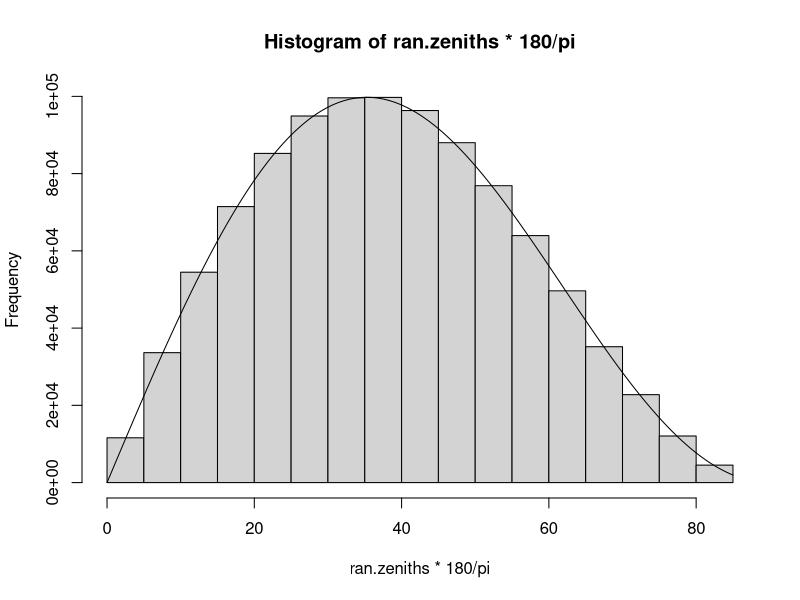
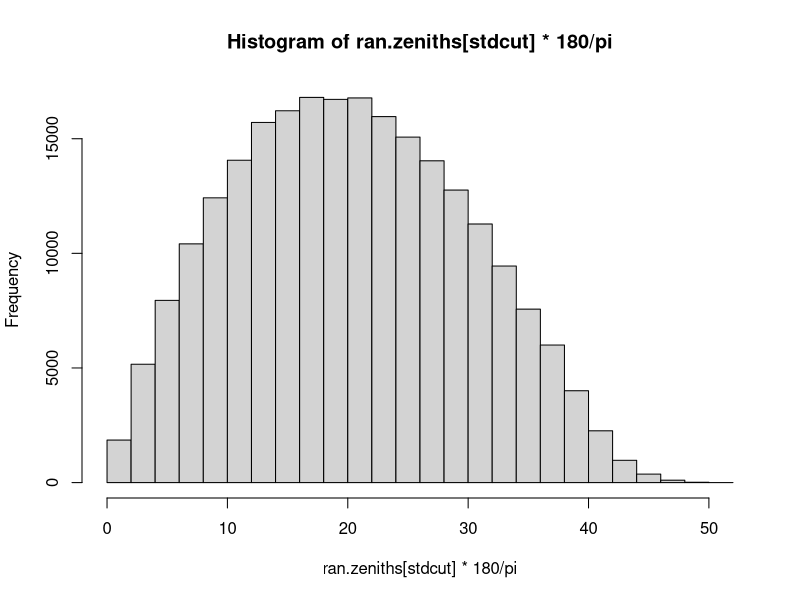
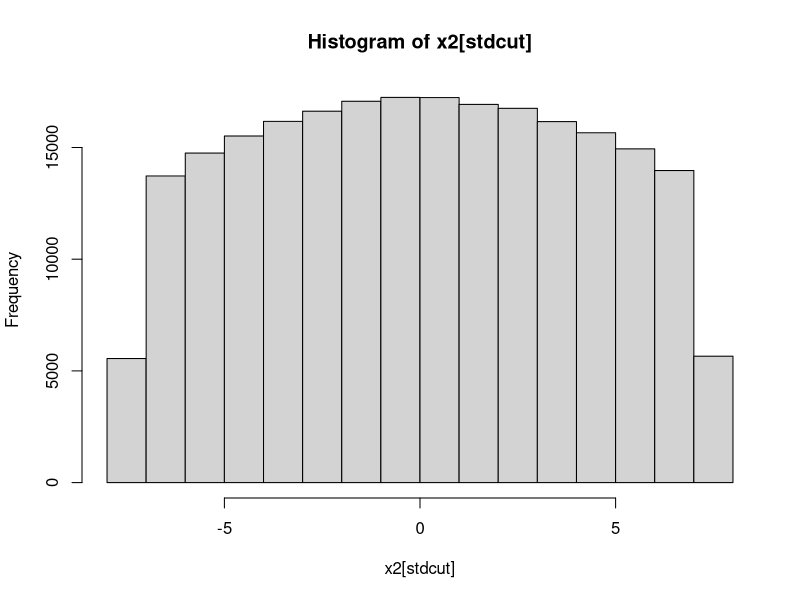
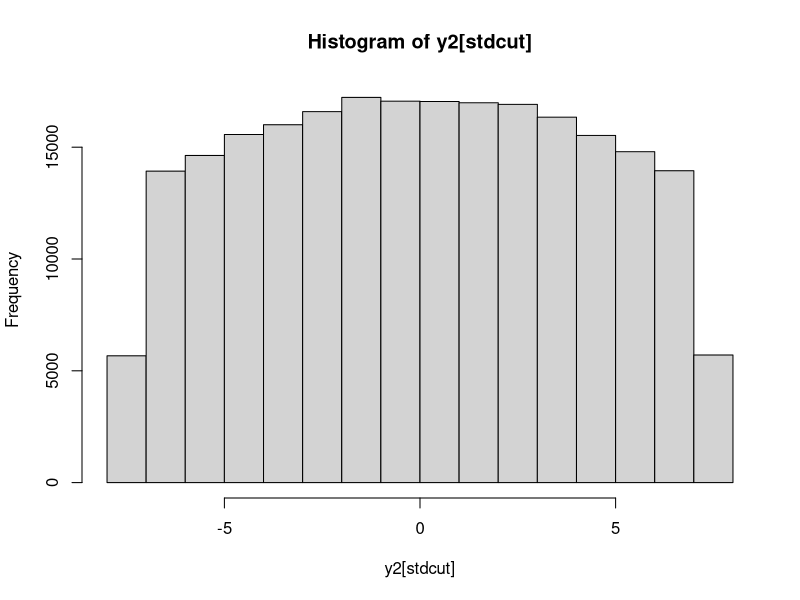

These figures' R source, in order:
# Simple MC
# Initialize R

setwd( "/Users/ifft/Desktop/Muography/PETsys Analysis" )

rm( list = ls() )

number.muons <- 1000000
L.detector <- 14.85 # in cm
L.start <- L.detector # in cm
exposure.time <- number.muons / L.start^2 / 0.01099556
z1 <- 0
z2 <- 2 * 1.7 + 10 + 2 * 1.7

# z1 <- 0
# z2 <- 0.1

zenith <- seq( from = 0, to = 85, by = 0.1 ) * pi / 180 # 90 degrees produces a warning
this.sum <- cumsum( cos( zenith )^2 * sin( zenith ) )
ran.sum <- runif( number.muons, min = 0, max = max( this.sum ) )
ran.zeniths <- approx( this.sum, zenith, ran.sum )$y
hist( ran.zeniths * 180 / pi )
h <- hist( ran.zeniths * 180 / pi, plot = FALSE )
lines( zenith * 180 / pi, cos( zenith )^2 * sin( zenith ) * max( h$counts )  / ( cos( 0.606 )^2 * sin( 0.606 ) ) )

ran.azimuths <- runif( number.muons, min = 0, max = 2 * pi )

ran.x <- runif( number.muons, min = -L.start / 2, max = L.start / 2 )
ran.y <- runif( number.muons, min = -L.start / 2, max = L.start / 2 )
#plot( ran.x, ran.y )

x1 <- ran.x + z1 * tan( ran.zeniths ) * cos( ran.azimuths )
y1 <- ran.y + z1 * tan( ran.zeniths ) * sin( ran.azimuths )

x2 <- ran.x + z2 * tan( ran.zeniths ) * cos( ran.azimuths )
y2 <- ran.y + z2 * tan( ran.zeniths ) * sin( ran.azimuths )

stdcut <- x1 >= -L.detector / 2 & x1 <= L.detector / 2
stdcut <- stdcut & y1 >= -L.detector / 2 & y1 <= L.detector / 2
stdcut <- stdcut & x2 >= -L.detector / 2 & x2 <= L.detector / 2
stdcut <- stdcut & y2 >= -L.detector / 2 & y2 <= L.detector / 2

length( ran.zeniths[stdcut] )
exposure.time
mc.rate <- length( ran.zeniths[stdcut] ) / exposure.time
mc.rate
sqrt( length( ran.zeniths[stdcut] ) ) / exposure.time
hist( ran.zeniths[stdcut] * 180 / pi )

integral.rate <- 0.01099556 * L.detector^2 # for no gap
integral.rate
integral.rate <- 0.0003357554 # for 1000 cm gap
integral.rate
integral.rate <- ( 70 / 100^2 ) * ( L.detector^2 / (z2 - z1)^2 ) * L.detector^2
integral.rate
integral.rate <- 0.6974 # for 10 cm gap
integral.rate

integral.rate / mc.rate

# plot( x1[stdcut], y1[stdcut], pch = 20, cex = 0.1 )
# 
# plot( x2[stdcut], y2[stdcut], pch = 20, cex = 0.1 )
hist( x2[stdcut] )
hist( y2[stdcut] )
